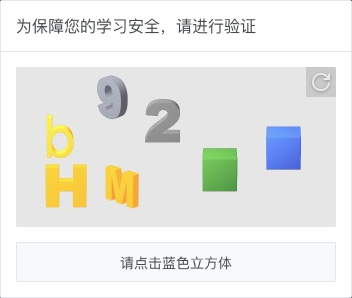
#> input picture tests/fixtures/vision/blue-cube.png, 352 x 298 px
$ python -i vision_candidates.py   (imports and definitions only)
#> lines starting #> are read from the running program, lines starting #| are printed output that depends on the picture; after the words box and inside, x2 and y2 are one past the last pixel; in counts of white or black regions, pixels touching at a corner belong together
#> further down, picture is the input picture: PIL image 352x298 RGB; mean R, G, B 233.7, 234.5, 230.8
"""Image-derived candidates: no task answers or fixture labels are consulted."""
import json

import cv2
import numpy as np
from PIL import Image, ImageDraw, ImageFont


def extract_candidates(image):
    rgb = np.array(image.convert("RGB"))
    hsv = cv2.cvtColor(rgb, cv2.COLOR_RGB2HSV)
#> hsv: shape (298, 352, 3); mean H, S, V 26.1, 11.1, 237.8
    # Flat pale-gray backgrounds are excluded; retain colorful and gray glyphs.
    mask = (((hsv[:, :, 1] > 55) & (hsv[:, :, 2] > 60)) | (hsv[:, :, 2] < 185)).astype(np.uint8)
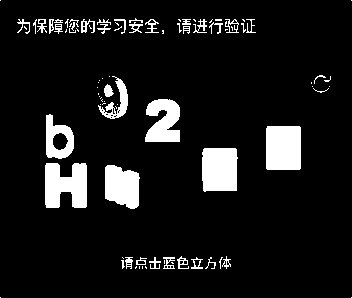
#> mask: shape (298, 352); values 0 (black) and 1 (white), 9.5% white; 89 white regions (52 under 20 px), largest, box (x1, y1, x2, y2) and area: (266, 126, 301, 170) 1535, (45, 163, 87, 208) 1515, (202, 148, 238, 192) 1491
    mask = cv2.morphologyEx(mask, cv2.MORPH_CLOSE, np.ones((3, 3), np.uint8))
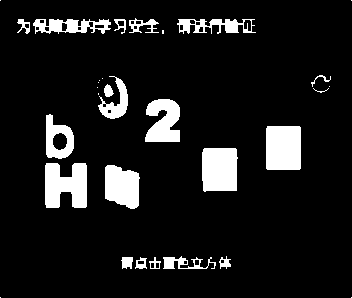
#> mask: shape (298, 352); values 0 (black) and 1 (white), 10.3% white; 31 white regions (12 under 20 px), largest, box (x1, y1, x2, y2) and area: (266, 126, 301, 170) 1535, (45, 163, 87, 208) 1517, (202, 148, 238, 192) 1493
    count, labels, stats, _ = cv2.connectedComponentsWithStats(mask, 8)
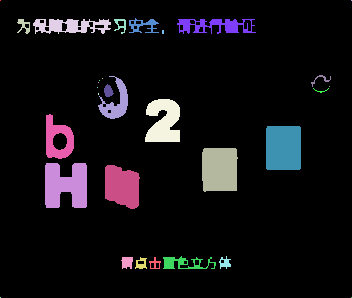
#> labels: shape (298, 352) int32; 32 distinct labels, from 0 to 31; one colour per label, 0 black
#> count = 32; stats = 32 rows, first 6: [0, 0, 352, 298, 94129], [0, 0, 1, 1, 1], [351, 0, 1, 1, 1], [17, 19, 13, 15, 93], [33, 19, 78, 15, 724], [114, 19, 12, 15, 80]
    candidates = []
    for label in range(1, count):
        x,y,w,h,area = map(int, stats[label])
        if area < 50 or w < 8 or h < 15 or w > image.width * .5 or h > image.height * .9:
            continue
        if x > image.width * .88 and y < image.height * .25:
            continue  # The real widget's upper-right refresh control is not a target.
        pixels = hsv[labels == label]
        colored = pixels[pixels[:, 1] > 55]
        if len(colored) < len(pixels) * .2:
            color = "gray"
        else:
            hue = float(np.median(colored[:, 0]))
            color = ("red" if hue < 10 or hue > 170 else "orange" if hue < 23 else
                     "yellow" if hue < 35 else "green" if hue < 85 else
                     "cyan" if hue < 100 else "blue" if hue < 130 else "purple" if hue < 160 else "pink")
        # Distance-transform maximum is inside the glyph, unlike a box center
        # that may fall in the hole of a digit or between strokes.
        component = (labels[y:y+h,x:x+w] == label).astype(np.uint8)
        distance = cv2.distanceTransform(np.pad(component, 1), cv2.DIST_L2, 5)
        py,px = np.unravel_index(distance.argmax(), distance.shape)
        candidates.append({"bbox": [x,y,x+w,y+h], "center_px": [x+int(px)-1,y+int(py)-1], "color": color})
#> this loop made 31 passes
#> (x, y, w, h, area, hue, color, py) on passes 20 to 24: (46, 114, 28, 45, 743, 27, 'yellow', 17), (266, 126, 35, 44, 1535, 112, 'blue', 18), (202, 148, 36, 44, 1493, 54, 'green', 18), (45, 163, 42, 45, 1517, 23, 'yellow', 22), (105, 165, 35, 44, 1226, 23, 'yellow', 22)
#> (x, y, w, h, area, py, px) on passes 3, 4, 5, 6, 7, 10: (17, 19, 13, 15, 93, 3, 4), (33, 19, 78, 15, 724, 7, 22), (114, 19, 12, 15, 80, 2, 3), (129, 18, 30, 15, 201, 5, 23), (177, 19, 79, 15, 630, 8, 54), (98, 76, 30, 43, 550, 36, 20)
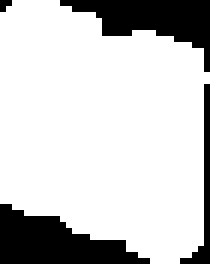
#> component: shape (44, 35) (shown 6 times larger); values 0 (black) and 1 (white), 79.6% white; 4 black regions (1 under 20 px), largest, box (x1, y1, x2, y2) and area: (0, 34, 25, 44) 144, (10, 0, 35, 12) 130, (30, 14, 35, 44) 37
#> after the loop, candidates = 12 items
    candidates.sort(key=lambda c: (c["bbox"][1], c["bbox"][0]))
    for index, candidate in enumerate(candidates):
        candidate["id"] = index
#> this loop made 12 passes
    if not candidates or len(candidates) > 12:
        raise ValueError("Ambiguous image segmentation")
    return candidates


# [58 lines left out: functions candidate_image, selection_format, grounded_prompt, selected_point, not called in this run]

>>> from PIL import Image
>>> picture = Image.open('../tests/fixtures/vision/blue-cube.png')
>>> result = extract_candidates(picture)
#> result = 12 items

$ run again, on tests/fixtures/vision/number-orientation.png
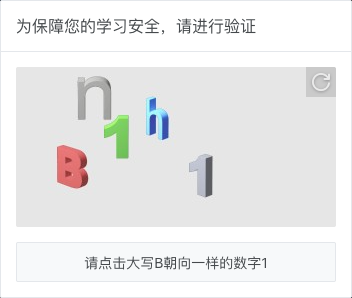
#> input picture tests/fixtures/vision/number-orientation.png, 352 x 298 px
#> picture is the input picture: PIL image 352x298 RGB; mean R, G, B 235.5, 235.6, 235.5
#> hsv: shape (298, 352, 3); mean H, S, V 22.6, 4.2, 237.4
#> in extract_candidates, `mask = (((hsv[:, :, 1] > 55) & (hsv[:, :, 2] > 60)) | (hsv[:, :, 2] < ..`:
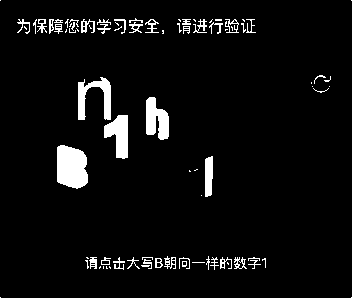
#> mask: shape (298, 352); values 0 (black) and 1 (white), 5.2% white; 84 white regions (44 under 20 px), largest, box (x1, y1, x2, y2) and area: (57, 145, 88, 189) 1132, (146, 97, 169, 140) 688, (104, 115, 128, 159) 678
#> in extract_candidates, `count, labels, stats, _ = cv2.connectedComponentsWithStats(mask, 8)`:
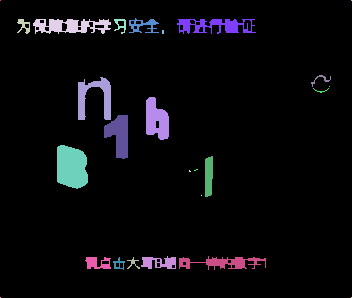
#> labels: shape (298, 352) int32; 27 distinct labels, from 0 to 26; one colour per label, 0 black
#> count = 27; stats = 27 rows, first 6: [0, 0, 352, 298, 98432], [0, 0, 1, 1, 1], [351, 0, 1, 1, 1], [17, 19, 13, 15, 93], [33, 19, 78, 15, 724], [114, 19, 12, 15, 80]
#> the loop in extract_candidates, `for label in range(1, count):` made 26 passes
#> (x, y, w, h, area, hue, color, py) on passes 13 to 15: (146, 97, 23, 43, 710, 105, 'blue', 18), (104, 115, 24, 44, 681, 53, 'green', 13), (57, 145, 31, 44, 1133, 1, 'red', 18)
#> after the loop in extract_candidates, `for label in range(1, count):`: candidates = 10 items
#> the loop in extract_candidates, `for index, candidate in enumerate(candidates):` made 10 passes
